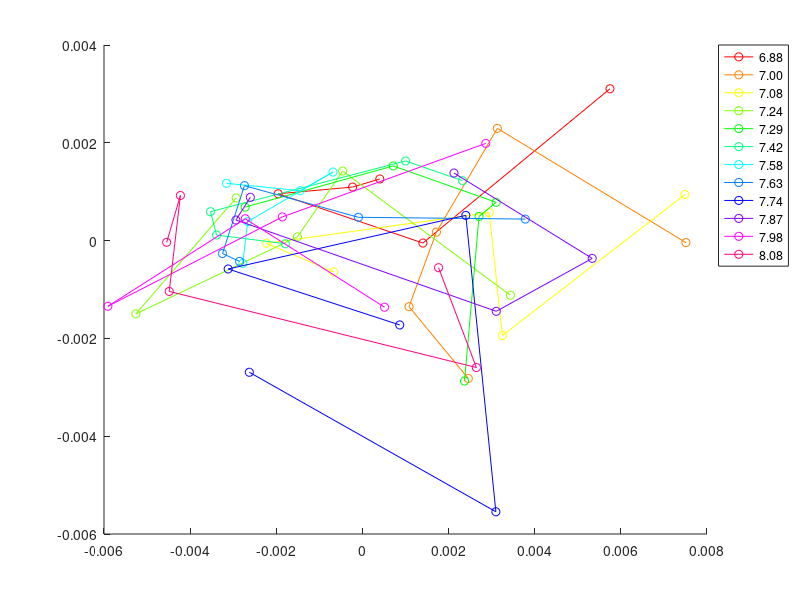
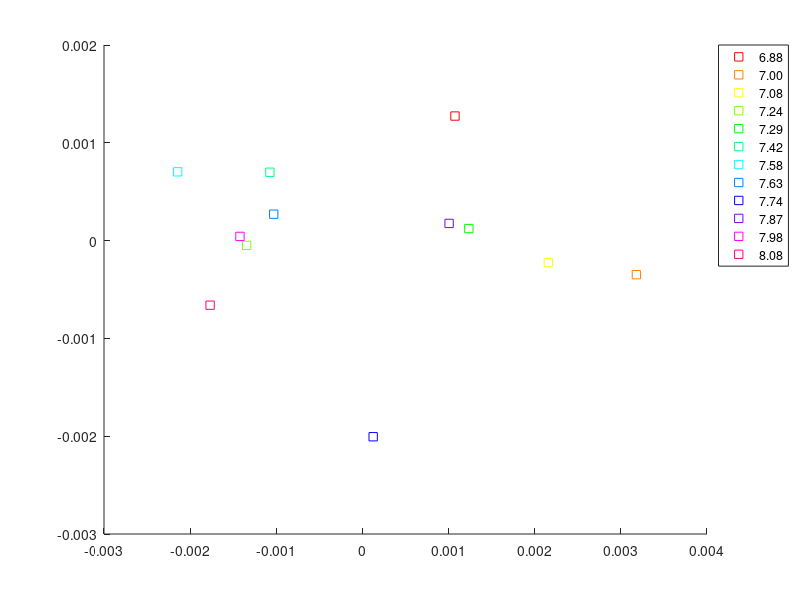
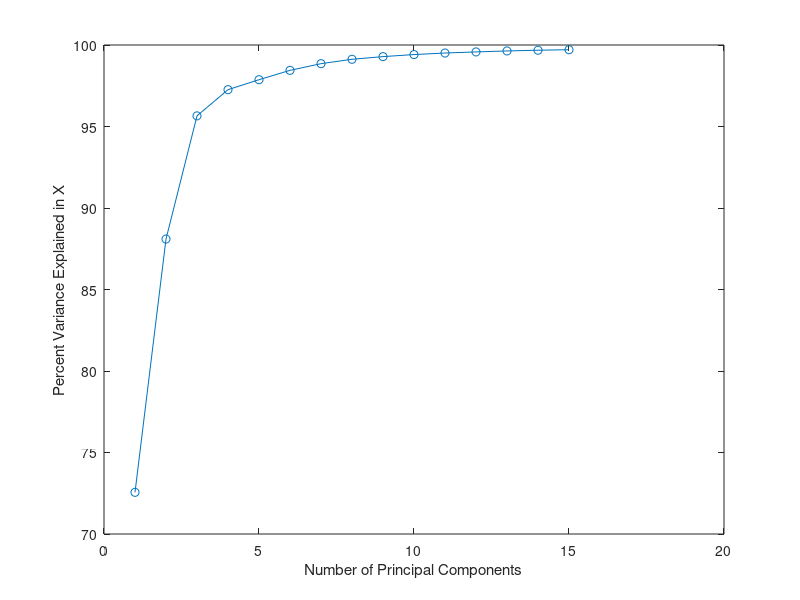
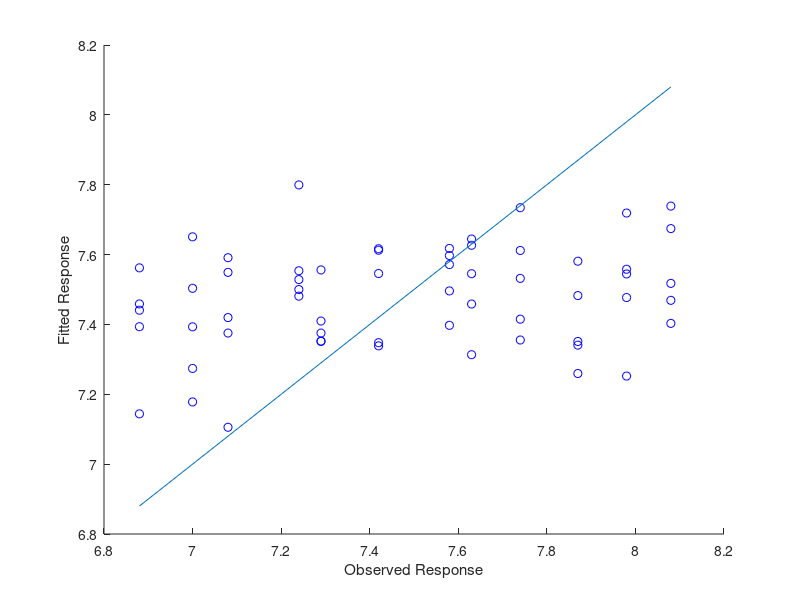

Write the MATLAB code that produced these figures, in order.
clear; close all; clc


nlevels = 12;
nreps = 5;

%% Virtualization
fprintf('Visualizing dataset for PCA.\n\n');
cc = hsv(nlevels);
load samples_chip1_new;
load pH2;

featurenum = size(X, 1);

X = X';
sumup = sum(X,2);
X = bsxfun(@rdivide,X,sumup);
[~,PCAScores,~,~,EXPLAINED] = pca(X);
[n,m] = size(X);

figure('name', 'PCA');
hold on;
pHindex = zeros(nlevels, 1);
for i = 0:nlevels - 1
    plot(PCAScores(i*nreps+1:i*nreps+nreps,1), PCAScores(i*nreps+1:i*nreps+nreps,2), 'o-', 'color', cc(i+1,:));
    pHindex(i + 1) = i * nreps + 1;
end

legendCell = cellstr(num2str(pH(pHindex), '%.2f'));
legend(legendCell, 'Location', 'BestOutside');
hold off;

figure('name', 'PCA');
hold on;
for i = 0:nlevels - 1
    plot(mean(PCAScores(i*nreps+1:i*nreps+nreps,1)), mean(PCAScores(i*nreps+1:i*nreps+nreps,2)), 's', 'color', cc(i+1,:));
end

legend(legendCell, 'Location', 'BestOutside');
hold off;

fprintf('Program paused. Press enter to continue.\n\n');
pause;


%% Explaination
fprintf('Plotting the explanation of PLS.\n\n');
figure('name', 'Explain');
plot(1:15, cumsum(EXPLAINED(1:15)),'o-');
xlabel('Number of Principal Components');
ylabel('Percent Variance Explained in X');
fprintf('Program paused. Press enter to continue.\n\n');
pause;

%% Evaluation
% Divide dataset into training set and testing set and evaluate the model.
load index;

compcnt = 12;
v = zeros(compcnt*nreps, featurenum);

for k = 1:compcnt
    tot = 0;
    figure('name', num2str(2*k, 'PCR with %d Components'));
    hold on;
    
    
    for i = 1:nreps
        test = (indices == i); train = ~test;
        Xtrain = X(train,:);
        pHtrain = pH(train);
        Xtest = X(test,:);
        pHtest = pH(test);

        [PCALoadings,PCAScores,PCAVar,TSQUARED,EXPLAINED] = pca(Xtrain);
        betaPCR = regress(pHtrain - mean(pHtrain), PCAScores(:,1:2*k));
        betaPCR = PCALoadings(:,1:2*k) * betaPCR;
               
        v((k-1)*nreps+i, :) = betaPCR';
        
        betaPCR = [mean(pHtrain) - mean(Xtrain) * betaPCR; betaPCR];
        yfitPCR = [ones(size(Xtest,1),1) Xtest] * betaPCR;
        plot(pHtest,yfitPCR,'bo');
        xlabel('Observed Response');
        ylabel('Fitted Response');

        SMSE = (sum((yfitPCR - pHtest) .^ 2) / sum((pHtest - mean(pHtest)) .^ 2));
        tot = tot + SMSE;
    end
    lx = [min(pHtest) max(pHtest)];
    ly = lx;
    plot(lx, ly);
    hold off;

    fprintf('The average of SMSE with %d components is %f\n', 2*k, tot / nreps);
end

figure('name', 'Figure for v');
[PCALoadings,PCAScores,PCAVar,TSQUARED,EXPLAINED] = pca(v);
hold on;
for i = 0:compcnt - 1
    plot(PCAScores(i*nreps+1:i*nreps+nreps,1), PCAScores(i*nreps+1:i*nreps+nreps,2), 's-', 'color', cc(i+1,:));
end

legendCell = cellstr(num2str(((1:5)*2)', '%d components'));
legend(legendCell, 'Location', 'BestOutside');
hold off;
